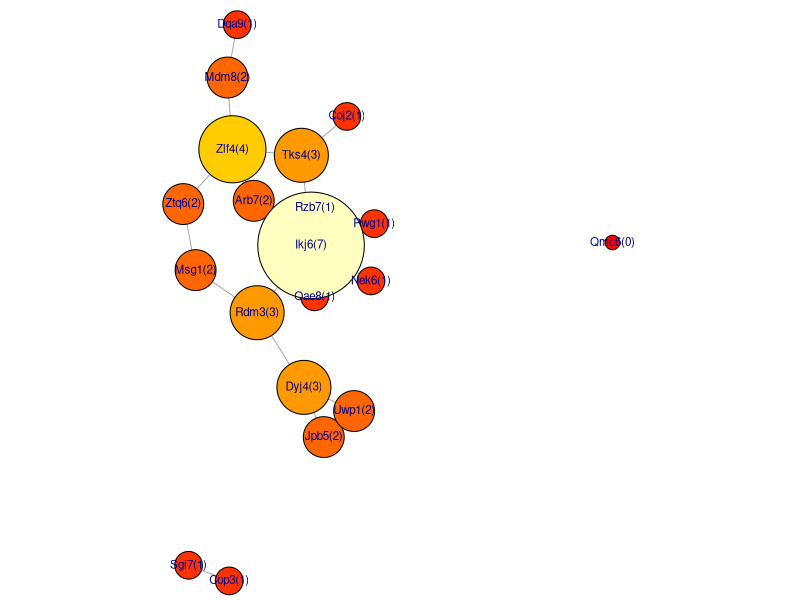
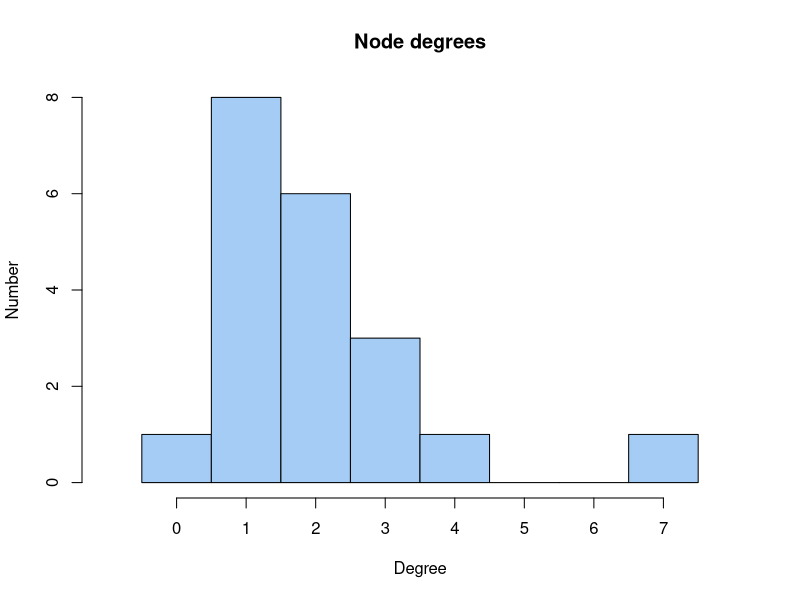
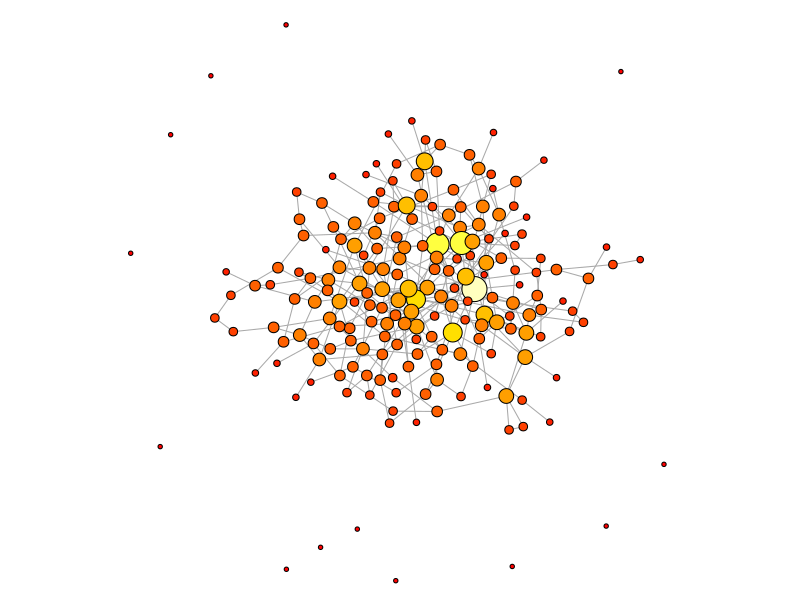
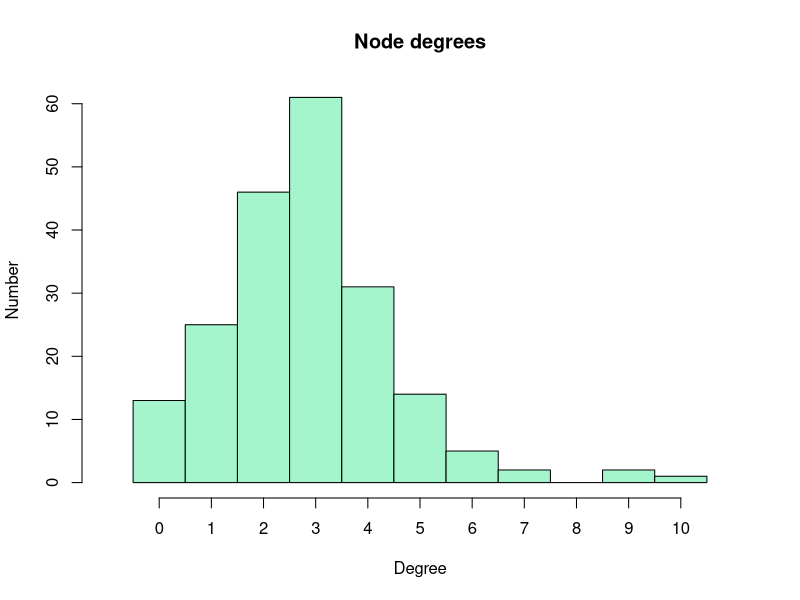
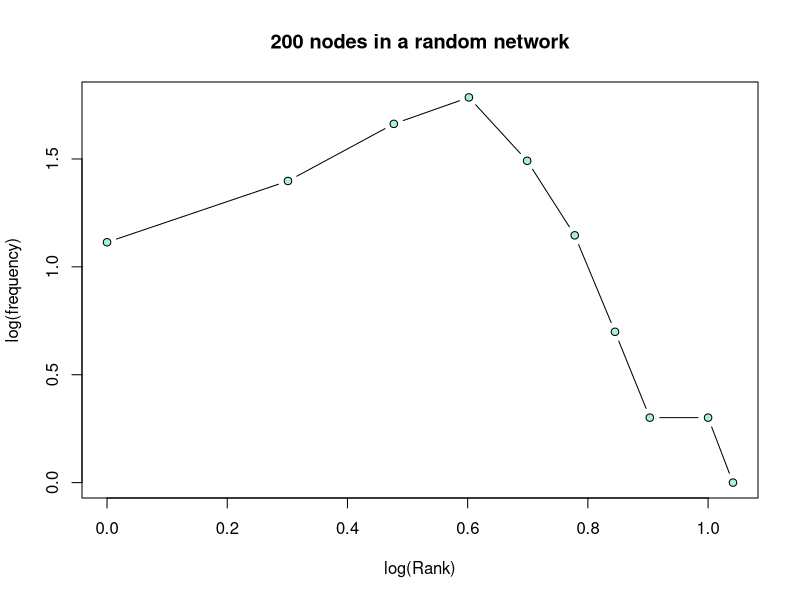
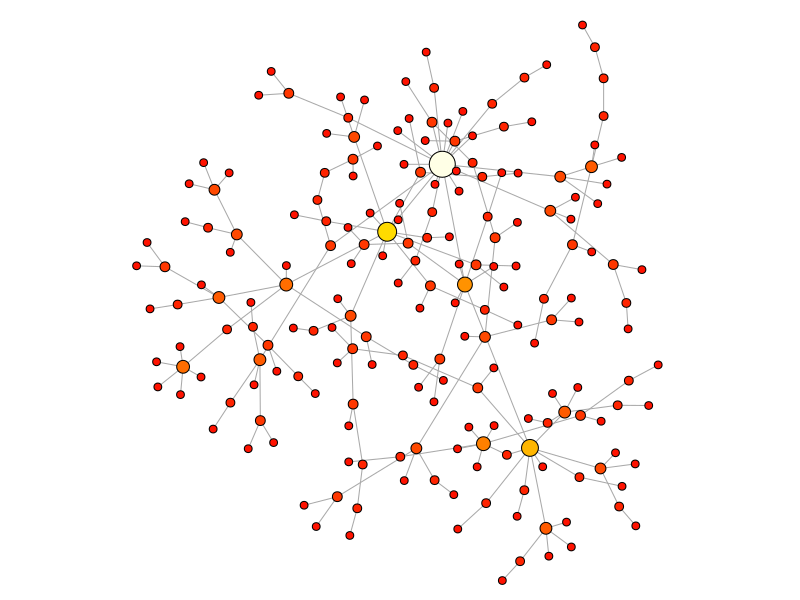
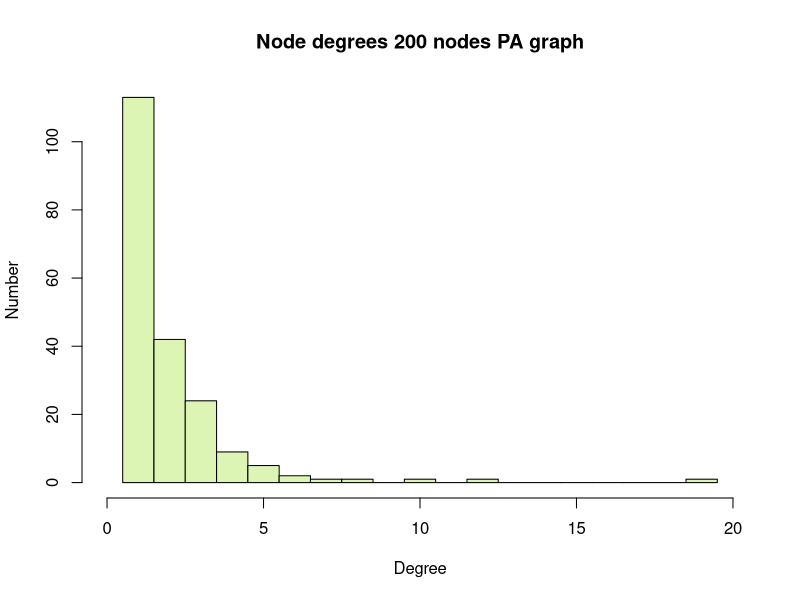
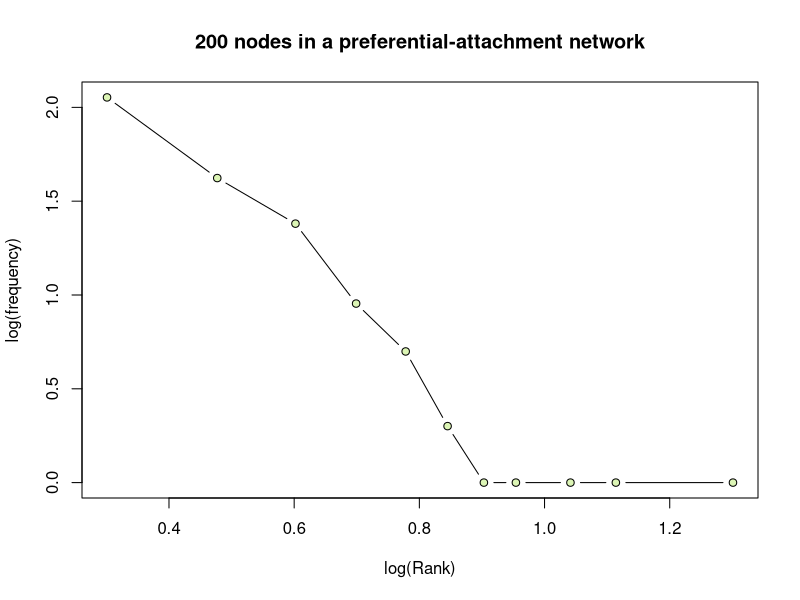

These figures' R source, in order:
# tocID <- "FND-MAT-Graphs_and_networks.R"
#
# Purpose:  A Bioinformatics Course:
#              R code accompanying the FND-MAT-Graphs_and_networks unit.
#
# Version:  1.2.1
#
# Date:     2017-10  -  2022-10
# Author:   Boris Steipe (boris.steipe@utoronto.ca)
#
# Versions:
#           1.2.1  Editorial updates
#           1.2    Change from require() to requireNamespace(),
#                      use <package>::<function>() idiom throughout
#           1.1    Update set.seed() usage
#           1.0    First final version for learning units.
#           0.1    First code copied from 2016 material.
#
#
# TODO:     Add some explicit tasks and sample solutions.
#
#
# == DO NOT SIMPLY  source()  THIS FILE! =======================================
#
# If there are portions you don't understand, use R's help system, Google for an
# answer, or ask your instructor. Don't continue if you don't understand what's
# going on. That's not how it works ...
#
# ==============================================================================


#TOC> ==========================================================================
#TOC> 
#TOC>   Section  Title                                          Line
#TOC> --------------------------------------------------------------
#TOC>   1        REVIEW                                           51
#TOC>   2        DEGREE DISTRIBUTIONS                            210
#TOC>   2.1        Random graph                                  216
#TOC>   2.2        scale-free graph (Barabasi-Albert)            264
#TOC>   2.3        Random geometric graph                        330
#TOC>   3        A CLOSER LOOK AT THE igraph:: PACKAGE           452
#TOC>   3.1        Basics                                        455
#TOC>   3.2        Components                                    527
#TOC>   4        RANDOM GRAPHS AND GRAPH METRICS                 546
#TOC>   4.1        Diameter                                      583
#TOC>   5        GRAPH CLUSTERING                                652
#TOC> 
#TOC> ==========================================================================


# =    1  REVIEW  ==============================================================

# This tutorial covers basic concepts of graph theory and analysis in R. Make
# sure you have pulled the latest version of the project from the GitHub
# repository.

# Let's explore some of the basic ideas of graph theory by starting with a small
# random graph.


# To begin let's write a little function that will create random "gene" names;
# there's no particular purpose to this other than to make our graphs look a
# little more "biological" ...
makeRandomGenenames <- function(N) {
  nam <- character()
  while (length(nam) < N) {
    a <- paste0(c(sample(LETTERS, 1), sample(letters, 2)),
                collapse="") # one uppercase, two lowercase letters
    n <- sample(1:9, 1)      # one number
    nam[length(nam) + 1] <- paste(a, n, sep="") # store in vector
    nam <- unique(nam)   # delete if this was a duplicate
  }
  return(nam)
}

N <- 20

set.seed(112358)                       # set RNG seed for repeatable randomness
( Nnames <- makeRandomGenenames(N) )
set.seed(NULL)                         # reset the RNG

# One way to represent graphs in a computer is as an "adjacency matrix". In this
# matrix, each row and each column represents a node, and the cell at the
# intersection of a row and column contains a value/TRUE if there is an edge,
# 0/FALSE otherwise.

# Let's create an adjacency matrix for our random graph: let's say a pair
# of nodes has probability p <- 0.09 to have an edge, and our graph is
# symmetric , i.e. it is an undirected graph, and it has neither self-edges,
# i.e. loops, nor multiple edges between the same nodes, i.e. it
# is a "simple" graph. We use the Nnames vector as node labels.

makeRandomAM <- function(nam, p = 0.1) {
  # Make a random adjacency matrix for a set of nodes with edge probability p
  # Parameters:
  #   nam: a character vector of unique node names.
  #   p:   probability that a random pair of nodes will have an edge.
  #
  # Value: an adjacency matrix for a simple, undirected graph
  #

  N <- length(nam)
  AM <- matrix(numeric(N * N), ncol = N)  # Adjacency matrix, pre-filled with 0
  rownames(AM) <- nam
  colnames(AM) <- nam
  for (iRow in 1:(N-1)) { # Note how we make sure iRow != iCol - this prevents
                          # loops (self-edges)
    for (iCol in (iRow+1):N) {
      if (runif(1) < p) {     # runif() creates uniform random numbers
                              # between 0 and 1. The expression is TRUE with
                              # probability p. Then, if it is TRUE ...
        AM[iRow, iCol] <- 1   # ... record an edge for the pair (iRow, iCol)
      }
    }
  }
  return(AM)
}

set.seed(112358)                       # set RNG seed for repeatable randomness
( myRandAM <- makeRandomAM(Nnames, p = 0.09) )
set.seed(NULL)                         # reset the RNG


# Listing the matrix is not very informative - we should plot this graph. The
# standard package for work with graphs in r is "igraph::". We'll go into more
# details of the igraph:: package a bit later, for now we just use it to plot:

if (! requireNamespace("igraph", quietly = TRUE)) {
  install.packages("igraph")
}
# Package information:
#  library(help = igraph)       # basic information
#  browseVignettes("igraph")    # available vignettes
#  data(package = "igraph")     # available datasets

# igraph:: functions work on "graph objects" and there are several functions
# to create a graph object from input data. We can create an igraph-graph
# from the adjacency matrix we defined above - nothing really changes, we just
# convert our nodes and edges into a computationally convnient form.
myG <- igraph::graph_from_adjacency_matrix(myRandAM, mode = "undirected")

set.seed(112358)                       # set RNG seed for repeatable randomness
                                       # calculate layout coordinates
myGxy <- igraph::layout_with_graphopt(myG,
                                      charge=0.0012)
set.seed(NULL)                         # reset the RNG


# The igraph:: package adds its own function to the collection of plot()
# functions; R decides which plot function to use, based on the class
# of the object that we request to plot. This plot function has parameters
#   layout - the x,y coordinates of the nodes;
#   vertex.color - which I define to color by node-degree
#   vertex size - which I define to increase with node-degree
#   vertex.label - which I set to combine the names of the vertices of the
#                 graph - names(V(iG)) - with the node degree - degree(iG).
# See ?igraph.plotting for the complete list of parameters


oPar <- par(mar= c(0, 0, 0, 0)) # Turn margins off
plot(myG,
     layout = myGxy,
     rescale = FALSE,
     xlim = c(min(myGxy[,1]) * 0.99, max(myGxy[,1]) * 1.01),
     ylim = c(min(myGxy[,2]) * 0.99, max(myGxy[,2]) * 1.01),
     vertex.color=heat.colors(max(igraph::degree(myG)+1))[igraph::degree(myG)+1],
     vertex.size = 1000 + (900 * igraph::degree(myG)),
     vertex.label = sprintf("%s(%i)", names(igraph::V(myG)), igraph::degree(myG)),
     vertex.label.family = "sans",
     vertex.label.cex = 0.7)
par(oPar)  # reset plot window


# The simplest descriptors of a graph are the number of nodes, edges, and the
# degree-distribution. In our example, the number of nodes was given: N; the
# number of edges can easily be calculated from the adjacency matrix. In our
# matrix, we have entered 1 for every edge. Thus we simply sum over the matrix:
sum(myRandAM)

# Is that what you expect?

# What about the degree distribution? We can get that simply by summing over the
# rows and summing over the columns and adding the two vectors.

rowSums(myRandAM) + colSums(myRandAM) # check this against the plot!

# The function degree() gives the same values
igraph::degree(myG)

# Let's  plot the degree distribution in a histogram:
degG <- igraph::degree(myG)
brk <- seq(min(degG)-0.5, max(degG)+0.5, by=1)  # define histogram breaks
hist(degG, breaks=brk, col="#A5CCF5",
     xlim = c(-1,8), xaxt = "n",
     main = "Node degrees", xlab = "Degree", ylab = "Number")  # plot histogram
axis(side = 1, at = 0:7)

# Note: I don't _have_ to define breaks, the hist() function usually does that
# quite well, automatically. But for this purpose I want the columns of the
# histogram to represent exactly one node-degree difference.

# A degree distribution is actually a very informative descriptor of graphs,
#  since it is very sensitive to the generating mechanism. For biological
# networks, that is one of the key questions we are interested in: how was the
# network formed? Asking about the mechanism - the way the interactions
# support function and shape the fitness landscape in which the cell evolves -
# connects our mathematical abstraction with biological insight.


# =    2  DEGREE DISTRIBUTIONS  ================================================

# Let's simulate a few graphs that are a bit bigger to get a better sense of
# their degree distributions:
#

# ==   2.1  Random graph  ======================================================

N <- 200

set.seed(31415927)                     # set RNG seed for repeatable randomness
my200AM <- makeRandomAM(as.character(1:N), p = 0.015)
set.seed(NULL)                         # reset the RNG

myG200 <- igraph::graph_from_adjacency_matrix(my200AM, mode = "undirected")
myGxy <- igraph::layout_with_graphopt(myG200, charge=0.0001) # calculate layout
                                                             # coordinates

oPar <- par(mar= c(0, 0, 0, 0))             # Turn margins off, save graphics state
plot(myG200,
     layout = myGxy,
     rescale = FALSE,
     xlim = c(min(myGxy[,1]) * 0.99, max(myGxy[,1]) * 1.01),
     ylim = c(min(myGxy[,2]) * 0.99, max(myGxy[,2]) * 1.01),
     vertex.color=heat.colors(max(igraph::degree(myG200)+1))[igraph::degree(myG200)+1],
     vertex.size = 150 + (70 * igraph::degree(myG200)),
     vertex.label = NA)
par(oPar)                              # restore graphics state

# This graph has thirteen singletons and one large, connected component. Many
# biological graphs look approximately like this.

# Calculate degree distributions
dg <- igraph::degree(myG200)
brk <- seq(min(dg)-0.5, max(dg)+0.5, by=1)
hist(dg, breaks=brk, col="#A5F5CC",
     xlim = c(-1,11), xaxt = "n",
     main = "Node degrees", xlab = "Degree", ylab = "Number")  # plot histogram
axis(side = 1, at = 0:10)


# Note the pronounced peak of this distribution: this is not "scale-free".
# Here is the log-log plot of frequency vs. degree-rank ...

( freqRank <- table(dg) )
plot(log10(as.numeric(names(freqRank)) + 1),
     log10(as.numeric(freqRank)), type = "b",
     pch = 21, bg = "#A5F5CC",
     xlab = "log(Rank)", ylab = "log(frequency)",
     main = "200 nodes in a random network")

# ... which shows us that this does NOT correspond to the single-slope linear
# relationship that we expect for a "scale-free" graph.

# ==   2.2  scale-free graph (Barabasi-Albert)  ================================

# What does one of those intriguing "scale-free" distributions look like? The
# iGraph:: package has a function to make random graphs according to the
# Barabasi-Albert model of scale-free graphs. It is: sample_pa(), where pa
# stands for "preferential attachment". Preferential attachment is _one_ type of
# process that will yield scale-free distributions.

N <- 200

set.seed(31415927)                     # set RNG seed for repeatable randomness
GBA <- igraph::sample_pa(N, power = 0.8, directed = FALSE)
set.seed(NULL)                         # reset the RNG

GBAxy <- igraph::layout_with_graphopt(GBA, charge=0.0001)

oPar <- par(mar= c(0, 0, 0, 0))             # Turn margins off, save graphics state
plot(GBA,
     layout = GBAxy,
     rescale = FALSE,
     xlim = c(min(GBAxy[,1]) * 0.99, max(GBAxy[,1]) * 1.01),
     ylim = c(min(GBAxy[,2]) * 0.99, max(GBAxy[,2]) * 1.01),
     vertex.color=heat.colors(max(igraph::degree(GBA)+1))[igraph::degree(GBA)+1],
     vertex.size = 200 + (30 * igraph::degree(GBA)),
     vertex.label = NA)
par(oPar)                              # restore graphics state

# This is a very obviously different graph! Some biological networks have
# features that look like that - but in my experience the hub nodes are usually
# not that distinct. But then again, that really depends on the parameter
# "power". Play with the "power" parameter and get a sense for what difference
# this makes. Also: note that the graph has only a single component - no
# singletons.

# What's the degree distribution of this graph?
( dg <- igraph::degree(GBA) )
brk <- seq(min(dg)-0.5, max(dg)+0.5, by=1)
hist(dg, breaks=brk, col="#DCF5B5",
     xlim = c(0,max(dg)+1), xaxt = "n",
     main = "Node degrees 200 nodes PA graph",
     xlab = "Degree", ylab = "Number")
axis(side = 1, at = seq(0, max(dg)+1, by=5))

# Most nodes have a degree of 1, but one node has a degree of 19.

(freqRank <- table(dg))
plot(log10(as.numeric(names(freqRank)) + 1),
     log10(as.numeric(freqRank)), type = "b",
     pch = 21, bg = "#DCF5B5",
     xlab = "log(Rank)", ylab = "log(frequency)",
     main = "200 nodes in a preferential-attachment network")

# Sort-of linear, but many of the higher ranked nodes have a frequency of only
# one. That behaviour smooths out in larger graphs - let's try 100000 nodes:
#
N <- 10000
X <- igraph::sample_pa(N, power = 0.8, directed = FALSE)  # 100,000 nodes
freqRank <- table(igraph::degree(X))
plot(log10(as.numeric(names(freqRank)) + 1),
     log10(as.numeric(freqRank)), type = "b",
     xlab = "log(Rank)", ylab = "log(frequency)",
     pch = 21, bg = "#A5F5CC",
     main = "100,000 nodes in a random, scale-free network")
rm(X)


# ==   2.3  Random geometric graph  ============================================

# Finally, let's simulate a random geometric graph and look at the degree
# distribution. Remember: these graphs have a high probability to have edges
# between nodes that are "close" together - an entirely biological notion.

# We'll randomly place our nodes in a box. Then we'll define the
# probability for two nodes to have an edge to be a function of their Euclidian
# distance in the box.

# Here is a function that makes an adjacency matrix for such graphs. iGraph::
# has a similar function, sample_grg(), which connects nodes that are closer
# than a cutoff, the function I give you below is a bit more interesting since
# it creates edges according to a probability that is determined by a
# generalized logistic function of the distance. This sigmoidal function gives
# a smooth cutoff and creates more "natural" graphs. Otherwise, the function is
# very similar to the random graph function, except that we output the
# "coordinates" of the nodes together with the adjacency matrix which we then
# use for the layout. list() FTW.


makeRandomGeometricAM <- function(nam, B = 25, Q = 0.001, t = 0.6) {
  # Make an adjacency matrix for an undirected random geometric graph from
  #    edges connected with probabilities according to a generalized logistic
  #    function.
  # Parameters:
  #    nam: a character vector of unique names
  #    B, Q, t:   probability that a random pair (i, j) of nodes gets an
  #                 edge determined by a generalized logistic function
  #                 p <- 1 - 1/((1 + (Q * (exp(-B * (x-t)))))^(1 / 0.9)))
  #
  # Value: a list with the following components:
  #        AM$mat : an adjacency matrix
  #        AM$nam : labels for the nodes
  #        AM$x   : x-coordinates for the nodes
  #        AM$y   : y-coordinates for the nodes
  #
  nu <- 1  # probably not useful to change
  AM <- list()
  AM$nam <- nam
  N <- length(AM$nam)
  AM$mat <- matrix(numeric(N * N), ncol = N)  # The adjacency matrix
  rownames(AM$mat) <- AM$nam
  colnames(AM$mat) <- AM$nam
  AM$x <- runif(N) # Randomly place nodes into the unit square
  AM$y <- runif(N)
  for (iRow in 1:(N-1)) { # Same principles as in makeRandomGraph()
    for (iCol in (iRow+1):N) {
      # geometric distance ...
      d <- sqrt((AM$x[iRow] - AM$x[iCol])^2 +
                (AM$y[iRow] - AM$y[iCol])^2)  # Pythagoras
      # distance dependent probability
      p <- 1 - 1/((1 + (Q * (exp(-B * (d-t)))))^(1 / nu))
      if (runif(1) < p) {
        AM$mat[iRow, iCol] <- 1
      }
    }
  }
  return(AM)
}

# Getting the parameters of a generalized logistic right takes a bit of
# experimenting. If you are interested, you can try a few variations. Or you can
# look up the function at
# https://en.wikipedia.org/wiki/Generalised_logistic_function

# This function computes generalized logistics ...
# genLog <- function(x, B = 25, Q = 0.001, t = 0.5) {
#     # generalized logistic (sigmoid)
#     nu <- 1
#     return(1 - 1/((1 + (Q * (exp(-B * (x-t)))))^(1 / nu)))
# }
#
# ... and this code plots p-values over the distances we could encouter between
# our nodes: from 0 to sqrt(2) i.e. the diagonal of the unit square in which we
# will place our nodes.
# x <- seq(0, sqrt(2), length.out = 50)
# plot(x, genLog(x), type="l", col="#AA0000", ylim = c(0, 1),
#      xlab = "d", ylab = "p(edge)")

# 200 node random geomteric graph
N <- 200
set.seed(112358)                       # set RNG seed for repeatable randomness
rGAM <- makeRandomGeometricAM(as.character(1:N), t = 0.4)
set.seed(NULL)                         # reset the RNG


myGRG <- igraph::graph_from_adjacency_matrix(rGAM$mat, mode = "undirected")

oPar <- par(mar= c(0, 0, 0, 0)) # Turn margins off
plot(myGRG,
     layout = cbind(rGAM$x, rGAM$y), # use our node coordinates for layout,
     rescale = FALSE,
     xlim = c(min(rGAM$x) * 0.9, max(rGAM$x) * 1.1),
     ylim = c(min(rGAM$y) * 0.9, max(rGAM$y) * 1.1),
     vertex.color=heat.colors(max(igraph::degree(myGRG)+1))[igraph::degree(myGRG)+1],
     vertex.size = 0.1 + (0.2 * igraph::degree(myGRG)),
     vertex.label = NA)
par(oPar)

# degree distribution:
(dg <- igraph::degree(myGRG))
brk <- seq(min(dg) - 0.5, max(dg) + 0.5, by = 1)
hist(dg, breaks = brk, col = "#FCC6D2",
     xlim = c(0, 25), xaxt = "n",
     main = "Node degrees: 200 nodes RG graph",
     xlab = "Degree", ylab = "Number")
axis(side = 1, at = c(0, min(dg):max(dg)))

# You'll find that this is kind of in-between the random, and the scale-free
# graph. We do have hubs, but they are not as extreme as in the scale-free case;
# and we have have no singletons, in contrast to the random graph.

(freqRank <- table(dg))
plot(log10(as.numeric(names(freqRank)) + 1),
     log10(as.numeric(freqRank)), type = "b",
     pch = 21, bg = "#FCC6D2",
     xlab = "log(Rank)", ylab = "log(frequency)",
     main = "200 nodes in a random geometric network")



# =    3  A CLOSER LOOK AT THE igraph:: PACKAGE  ===============================


# ==   3.1  Basics  ============================================================

# The basic object of the igraph:: package is a graph object. Let's explore the
# first graph some more, the one we built with our random gene names:
summary(myG)

# This output means: this is an IGRAPH graph, with U = UN-directed edges
#  and N = named nodes, that has 20 nodes and 20 edges. For details, see
?igraph::print.igraph

mode(myG)
class(myG)

# This means an igraph:: graph object is a special list object; it is opaque in
# the sense that a user is never expected to modify its components directly, but
# through a variety of helper functions which the package provides. There are
# many ways to construct graphs - from adjacency matrices, as we have just done,
# from edge lists, or by producing random graphs according to a variety of
# recipes, called _games_ in this package.

# Two basic functions retrieve nodes "Vertices", and "Edges":
igraph::V(myG)
igraph::E(myG)

# additional properties can be retrieved from the Vertices ...
igraph::V(myG)$name


# As with many R objects, loading the package provides special functions that
# can be accessed via the same name as the basic R functions, for example:

print(myG)
plot(myG)  # this is the result of default plot parameters

# ... where plot() allows the usual flexibility of fine-tuning the plot. We
# first layout the node coordinates with the Fruchtermann-Reingold algorithm - a
# force-directed layout that applies an attractive potential along edges (which
# pulls nodes together) and a repulsive potential to nodes (so they don't
# overlap). Note the use of the degree() function to color and scale nodes and
# labels by degree and the use of the V() function to retrieve the vertex names.
# See ?plot.igraph for details."

# Plot with some customizing parameters
oPar <- par(mar= c(0, 0, 0, 0)) # Turn margins off
plot(myG,
     layout = igraph::layout_with_fr(myG),
     vertex.color=heat.colors(max(igraph::degree(myG)+1))[igraph::degree(myG)+1],
     vertex.size = 12 + (5 * igraph::degree(myG)),
     vertex.label.cex = 0.4 + (0.15 * igraph::degree(myG)),
     edge.width = 2,
     vertex.label = igraph::V(myG)$name,
     vertex.label.family = "sans",
     vertex.label.cex = 0.9)
par(oPar)

# ... or with a different layout:
oPar <- par(mar= c(0, 0, 0, 0)) # Turn margins off
plot(myG,
     layout = igraph::layout_in_circle(myG),
     vertex.color=heat.colors(max(igraph::degree(myG)+1))[igraph::degree(myG)+1],
     vertex.size = 12 + (5 * igraph::degree(myG)),
     vertex.label.cex = 0.4 + (0.15 * igraph::degree(myG)),
     edge.width = 2,
     vertex.label = igraph::V(myG)$name,
     vertex.label.family = "sans",
     vertex.label.cex = 0.9)
par(oPar)

# igraph:: has a large number of graph-layout functions: see
# ?layout_  and try them all.


# ==   3.2  Components  ========================================================

# The function igrap::components() tells us whether there are components of the
# graph in which there is no path to other components.
igraph::components(myG)

# In the _membership_ vector, nodes are annotated with the index of the
# component they are part of. Sui7 is the only node of component 2, Cyj1 is in
# the third component etc. This is perhaps more clear if we sort by component
# index
sort(igraph::components(myG)$membership, decreasing = TRUE)

# Retrieving e.g. the members of the first component from the list can be done by subsetting:

(sel <- igraph::components(myG)$membership == 1)  # boolean vector ..
(c1 <- igraph::components(myG)$membership[sel])
names(c1)


# =    4  RANDOM GRAPHS AND GRAPH METRICS  =====================================


# Let's explore some of the more interesting, topological graph measures. We
# start by building a somewhat bigger graph. We aren't quite sure whether
# biological graphs are small-world, or random-geometric, or
# preferential-attachment ... but igraph:: has ways to simulate the basic ones
# (and we could easily simulate our own). Look at the following help pages:

?igraph::sample_gnm             # see also sample_gnp for the Erdös-Rényi models
?igraph::sample_smallworld      # for the Watts & Strogatz model
?igraph::sample_pa              # for the Barabasi-Albert model

# But note that there are many more sample_ functions. Check out the docs!

# Let's look at betweenness measures for our first graph. Here: the nodes again
# colored by degree. Degree centrality states: nodes of higher degree are
# considered to be more central. And that's also the way the force-directed
# layout drawas them, obviously.

set.seed(112358)                       # set RNG seed for repeatable randomness
myGxy <- igraph::layout_with_fr(myG)   # calculate layout coordinates
set.seed(NULL)                         # reset the RNG

oPar <- par(mar = rep(0, 4))           # turn margins off, save graphics state
plot(myG,
     layout = myGxy,
     rescale = FALSE,
     xlim = c(min(myGxy[,1]) * 0.99, max(myGxy[,1]) * 1.01),
     ylim = c(min(myGxy[,2]) * 0.99, max(myGxy[,2]) * 1.01),
     vertex.color=heat.colors(max(igraph::degree(myG)+1))[igraph::degree(myG)+1],
     vertex.size = 40 + (15 * igraph::degree(myG)),
     vertex.label.cex = 0.4 + (0.15 * igraph::degree(myG)),
     vertex.label = igraph::V(myG)$name,
     vertex.label.family = "sans")
par(oPar)                              # restore graphics state

# ==   4.1  Diameter  ==========================================================

igraph::diameter(myG)  # The diameter of a graph is its maximum length
                       # shortest path.

# let's plot this path: here are the nodes ...
igraph::get_diameter(myG)

# ... and we can get the x, y coordinates from iGxy by subsetting with the node
# names. The we draw the diameter-path with a transparent, thick pink line:
lines(myGxy[igraph::get_diameter(myG),], lwd=10, col="#ff63a788")

# == Centralization scores

?igraph::centralize
# replot our graph, and color by log_betweenness:

bC <- igraph::centr_betw(myG)  # calculate betweenness centrality
nodeBetw <- bC$res
nodeBetw <- round(log(nodeBetw +1)) + 1

oPar <- par(mar= c(0, 0, 0, 0)) # Turn margins off
plot(myG,
     layout = myGxy,
     rescale = FALSE,
     xlim = c(min(myGxy[,1]) * 0.99, max(myGxy[,1]) * 1.01),
     ylim = c(min(myGxy[,2]) * 0.99, max(myGxy[,2]) * 1.01),
     vertex.color=heat.colors(max(igraph::degree(myG)+1))[igraph::degree(myG)+1],
     vertex.size = 40 + (15 * igraph::degree(myG)),
     vertex.label.cex = 0.4 + (0.15 * igraph::degree(myG)),
     vertex.label = igraph::V(myG)$name,
     vertex.label.family = "sans")
par(oPar)

# Note that the betweenness - the number of shortest paths that pass through a
# node, is in general higher for high-degree nodes - but not always: Eqr2 has
# higher betweenness than Itv7: this measure really depends on the detailed
# local topology of the graph."

# Can you use centr_eigen() and centr_degree() to calculate the respective
# values? That's something I would expect you to be able to do.
#
# Lets plot betweenness centrality for our random geometric graph:

bCmyGRG <- igraph::centr_betw(myGRG)  # calculate betweenness centrality

nodeBetw <- bCmyGRG$res
nodeBetw <- round((log(nodeBetw +1))^2.5) + 1

# colours and size proportional to betweenness
oPar <- par(mar= c(0, 0, 0, 0)) # Turn margins off
plot(myGRG,
     layout = cbind(rGAM$x, rGAM$y), # use our node coordinates for layout,
     rescale = FALSE,
     xlim = c(min(rGAM$x) * 0.9, max(rGAM$x) * 1.1),
     ylim = c(min(rGAM$y) * 0.9, max(rGAM$y) * 1.1),
     vertex.color=heat.colors(max(nodeBetw))[nodeBetw],
     vertex.size = 0.1 + (0.03 * nodeBetw),
     vertex.label = NA)
par(oPar)

igraph::diameter(myGRG)
lines(rGAM$x[igraph::get_diameter(myGRG)],
      rGAM$y[igraph::get_diameter(myGRG)],
      lwd = 10,
      col = "#ff335533")



# =    5  GRAPH CLUSTERING  ====================================================


# Clustering finds "communities" in graphs - and depending what the edges
# represent, these could be complexes, pathways, biological systems or similar.
# There are many graph-clustering algorithms. One approach with many attractive
# properties is the Map Equation, developed by Martin Rosvall. See:
# http://www.ncbi.nlm.nih.gov/pubmed/18216267 and htttp://www.mapequation.org


myGRGclusters <- igraph::cluster_infomap(myGRG)
igraph::modularity(myGRGclusters)  # ... measures how separated the different
                                   # membership types are from each other
igraph::membership(myGRGclusters)         # which nodes are in what cluster?
table(igraph::membership(myGRGclusters))  # how large are the clusters?

# The largest cluster has 48 members, the second largest has 25, etc.


# Lets plot our graph again, coloring the nodes of the first five communities by
# their cluster membership:

# first, make a vector with as many grey colors as we have communities ...
commColors <- rep("#f1eef6", max(igraph::membership(myGRGclusters)))
# ... then overwrite the first five with "real colors" - something like rust,
# lilac, pink, and mauve or so.
commColors[1:5] <- c("#980043", "#dd1c77", "#df65b0", "#c994c7", "#d4b9da")


oPar <- par(mar= c(0, 0, 0, 0)) # Turn margins off
plot(myGRG,
     layout = cbind(rGAM$x, rGAM$y),
     rescale = FALSE,
     xlim = c(min(rGAM$x) * 0.9, max(rGAM$x) * 1.1),
     ylim = c(min(rGAM$y) * 0.9, max(rGAM$y) * 1.1),
     vertex.color=commColors[igraph::membership(myGRGclusters)],
     vertex.size = 0.3 + (0.4 * igraph::degree(myGRG)),
     vertex.label = NA)
par(oPar)

# That's all.


# [END]
